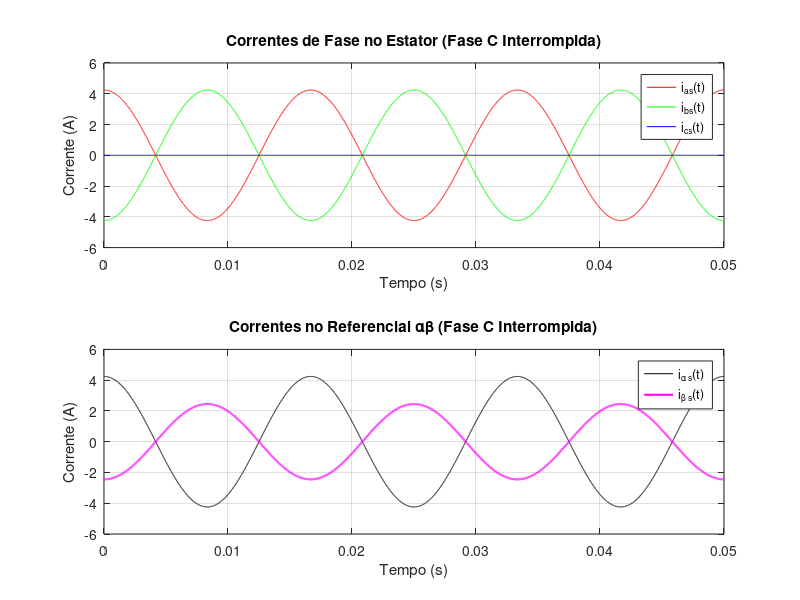
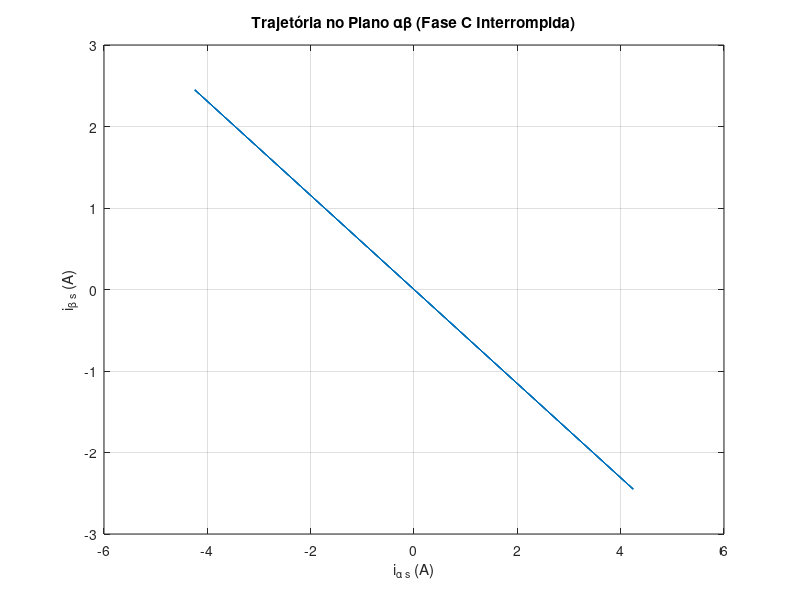
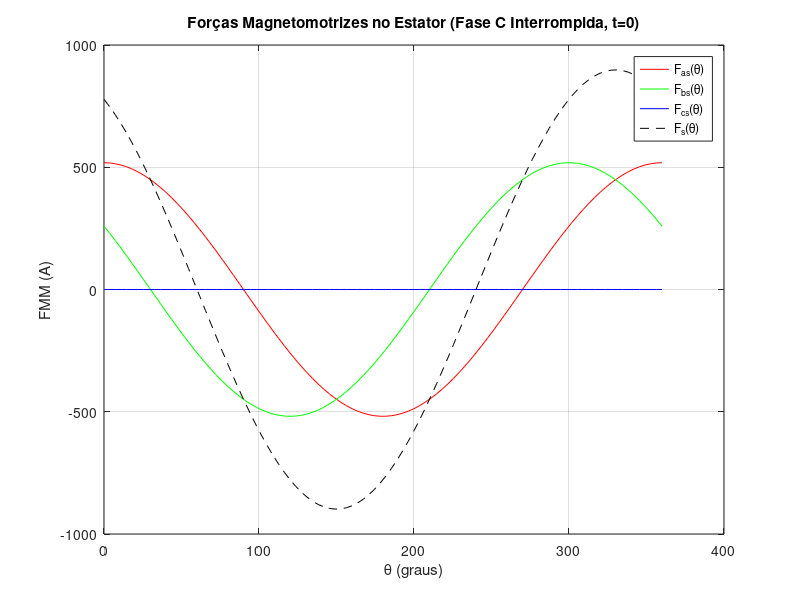
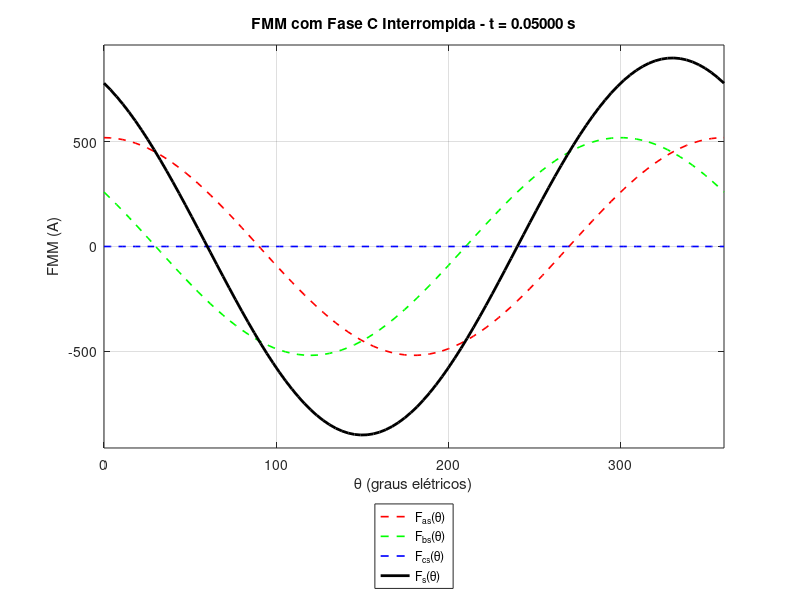

MATLAB code to generate these figures, in order:
clear all; clc; close all;

% Dados do enrolamento (Tabela 1)
Ns = 200;       % Espiras por fase
kw = 0.96;      % Fator de enrolamento
p = 2;          % Número de polos
f = 60;         % Frequência (Hz)
w = 2*pi*f;     % Frequência angular (rad/s)
t = 0:1e-5:3/f; % Vetor de tempo (1 período)

% 7. Correntes com fase c interrompida
ias = 3 * sqrt(2) * cos(w*t); % Ângulo de referência 0°
ibs = -ias; % Por se tratar de uma ligação estrela sem Neutro
ics = zeros(size(t)); % Fase c interrompida (fusível rompido)

% Transformação ABC → αβ com k = 2/3 (Clarke)
k = (2/3);
ialpha = k * (ias - 0.5*ibs - 0.5*ics);
ibeta = k * ( (sqrt(3)/2)*ibs - (sqrt(3)/2)*ics );

% Plotagem (Figuras 1 e 2)
figure(1);
subplot(2,1,1);
plot(t, ias, 'r', t, ibs, 'g', t, ics, 'b');  grid on;
xlabel('Tempo (s)'); ylabel('Corrente (A)');
legend('i_{as}(t)', 'i_{bs}(t)', 'i_{cs}(t)', 'Location', 'best');
title('Correntes de Fase no Estator (Fase C Interrompida)');

subplot(2,1,2);
plot(t, ialpha, 'k', t, ibeta, 'm', 'LineWidth', 1.5); grid on;
xlabel('Tempo (s)'); ylabel('Corrente (A)');
legend('i_{\alpha s}(t)', 'i_{\beta s}(t)', 'Location', 'best');
title('Correntes no Referencial \alpha\beta (Fase C Interrompida)');

% Figura 3 – Trajetória no plano αβ
figure(2);
plot(ialpha, ibeta); grid on;
xlabel('i_{\alpha s} (A)'); ylabel('i_{\beta s} (A)');
title('Trajetória no Plano \alpha\beta (Fase C Interrompida)');

% Figura 4 – Forças Magnetomotrizes em t=0
theta = linspace(0, 2*pi, 100); % Ângulo no entreferro
Fas = (2/pi) * Ns * kw * ias(1) * cos(theta);          % FMM da fase A (t=0)
Fbs = (2/pi) * Ns * kw * ibs(1) * cos(theta - 2*pi/3); % Fase B
Fcs = (2/pi) * Ns * kw * ics(1) * cos(theta + 2*pi/3); % Fase C (zero)
Fs = Fas + Fbs + Fcs;                         % FMM resultante

figure(3);
plot(rad2deg(theta), Fas, 'r', rad2deg(theta), Fbs, 'g', rad2deg(theta), Fcs, 'b', rad2deg(theta), Fs, 'k--'); grid on;
xlabel('\theta (graus)'); ylabel('FMM (A)');
legend('F_{as}(\theta)', 'F_{bs}(\theta)', 'F_{cs}(\theta)', 'F_s(\theta)', 'Location', 'best');
title('Forças Magnetomotrizes no Estator (Fase C Interrompida, t=0)');

% Animação da FMM girante (versão simplificada similar ao trabalho base)
figure(4);

for k = 1:20:length(t) % Passo de 20 para animação mais fluida
    % FMMs instantâneas
    Fas = (2/pi) * Ns * kw * ias(k) * cos(theta);          % Fase A
    Fbs = (2/pi) * Ns * kw * ibs(k) * cos(theta - 2*pi/3); % Fase B
    Fcs = zeros(size(theta));                              % Fase C interrompida
    Fs = Fas + Fbs;                                        % FMM resultante

    % Plot
    clf;
    plot(rad2deg(theta), Fas, 'r--', 'LineWidth', 1.2); hold on;
    plot(rad2deg(theta), Fbs, 'g--', 'LineWidth', 1.2);
    plot(rad2deg(theta), Fcs, 'b--', 'LineWidth', 1.2);
    plot(rad2deg(theta), Fs, 'k', 'LineWidth', 2);
    xlim([0 360]);
    ylim([-Ns*kw*5 Ns*kw*5]);
    grid on;
    xlabel('\theta (graus elétricos)');
    ylabel('FMM (A)');
    title(sprintf('FMM com Fase C Interrompida - t = %.5f s', t(k)));
    legend('F_{as}(\theta)', 'F_{bs}(\theta)', 'F_{cs}(\theta)', 'F_s(\theta)', ...
           'Location', 'southoutside');
    pause(0.01); % Controle da velocidade da animação
end

